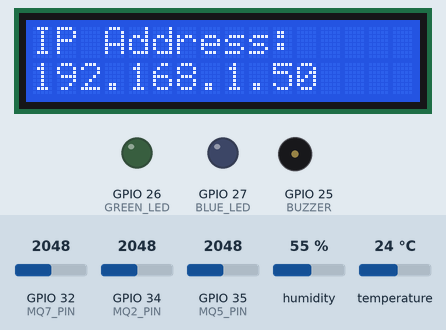
The sketch below on a simulated ESP32. Shown: 16×2 character LCD, output pins drawn as LEDs (lit = HIGH), buzzer (waves = sounding, pin HIGH). The test bench sets the inputs (shaded band); at power-on: GPIO 32 (MQ7_PIN) = 2048, GPIO 34 (MQ2_PIN) = 2048, GPIO 35 (MQ5_PIN) = 2048, humidity 55 %, temperature 24 °C. WiFi joins after 1.5 s; servers stay silent unless stated; what the sketch prints to the serial monitor is not drawn.

Above: at 1.7 s.
At 8.7 s:
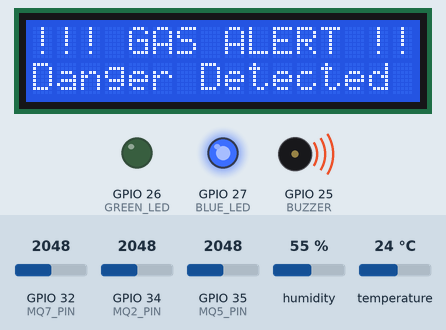
Timing chart, 0 to 10.2 s (numbered marks = the images above):
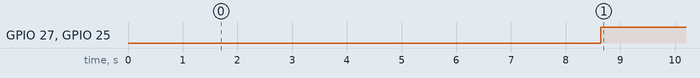

Measured:
- by itself, GPIO 27 (BLUE_LED), GPIO 25 (BUZZER): LOW → HIGH at 8.6 s
- what the display in image 0 shows lasts 7.1 s, from 1.6 s to 8.7 s

The sketch:

Air_web.ino
```cpp
/*
 * Smart Air Quality Monitoring System using ESP32
 * Features: Web Dashboard (HTML/CSS/JS), DHT11, MQ2, MQ5, MQ7, I2C LCD, Buzzer, LEDs
 * Author: Gemini IoT Developer
 */

#include <WiFi.h>
#include <ESPAsyncWebServer.h>
#include <AsyncTCP.h>
#include <Wire.h>
#include <LiquidCrystal_I2C.h>
#include "DHT.h"
#include <ArduinoJson.h>

// ======================== CONFIGURATION ========================
const char* ssid = "S";          // <--- ENTER YOUR WIFI NAME
const char* password = "YOUR_WIFI_PASSWORD";  // <--- ENTER YOUR WIFI PASSWORD

#define DHTPIN 4
#define DHTTYPE DHT11
#define MQ2_PIN 34
#define MQ5_PIN 35
#define MQ7_PIN 32
#define BUZZER 25
#define GREEN_LED 26
#define BLUE_LED 27

int threshold = 1000; // Gas detection threshold
// ===============================================================

// Objects
DHT dht(DHTPIN, DHTTYPE);
LiquidCrystal_I2C lcd(0x27, 16, 2);
AsyncWebServer server(80);

// Global Variables
float temperature = 0, humidity = 0;
int val_mq2 = 0, val_mq5 = 0, val_mq7 = 0;
bool isAlert = false;

// HTML/CSS/JS Content (Stored in PROGMEM to save RAM)
const char index_html[] PROGMEM = R"rawliteral(
<!DOCTYPE html>
<html lang="en">
<head>
    <meta charset="UTF-8">
    <meta name="viewport" content="width=device-width, initial-scale=1.0">
    <title>Smart Air Monitor | Pro Dash</title>
    <script src="https://cdn.jsdelivr.net/npm/chart.js"></script>
    <link href="https://cdnjs.cloudflare.com/ajax/libs/font-awesome/6.0.0/css/all.min.css" rel="stylesheet">
    <style>
        :root {
            --bg-dark: #0a0e14;
            --card-bg: #161b22;
            --neon-green: #00ff9d;
            --neon-red: #ff3e3e;
            --neon-blue: #00d4ff;
            --text-gray: #8b949e;
            --text-white: #f0f6fc;
        }

        * { margin: 0; padding: 0; box-sizing: border-box; font-family: 'Segoe UI', Tahoma, Geneva, Verdana, sans-serif; }
        body { background: var(--bg-dark); color: var(--text-white); overflow-x: hidden; }

        /* Loading Screen */
        #loader {
            position: fixed; top: 0; left: 0; width: 100%; height: 100%; background: var(--bg-dark);
            display: flex; flex-direction: column; justify-content: center; align-items: center; z-index: 1000;
            transition: opacity 0.5s;
        }
        .spinner { width: 50px; height: 50px; border: 5px solid var(--card-bg); border-top: 5px solid var(--neon-green); border-radius: 50%; animation: spin 1s linear infinite; }
        @keyframes spin { 0% { transform: rotate(0deg); } 100% { transform: rotate(360deg); } }

        /* Header */
        header {
            padding: 20px; background: rgba(22, 27, 34, 0.8); backdrop-filter: blur(10px);
            border-bottom: 1px solid #30363d; position: sticky; top: 0; z-index: 100;
            display: flex; justify-content: space-between; align-items: center;
        }
        .status-badge { padding: 8px 16px; border-radius: 20px; font-weight: bold; font-size: 0.8rem; display: flex; align-items: center; gap: 8px; }
        .safe { background: rgba(0, 255, 157, 0.1); color: var(--neon-green); border: 1px solid var(--neon-green); }
        .danger { background: rgba(255, 62, 62, 0.1); color: var(--neon-red); border: 1px solid var(--neon-red); animation: pulse 1.5s infinite; }
        @keyframes pulse { 0% { opacity: 1; } 50% { opacity: 0.5; } 100% { opacity: 1; } }

        /* Layout */
        .container { padding: 20px; max-width: 1400px; margin: 0 auto; }
        .grid { display: grid; grid-template-columns: repeat(auto-fit, minmax(280px, 1fr)); gap: 20px; margin-bottom: 20px; }

        /* Cards */
        .card { background: var(--card-bg); border-radius: 16px; padding: 20px; border: 1px solid #30363d; transition: transform 0.3s ease; }
        .card:hover { transform: translateY(-5px); border-color: #444c56; }
        .card-header { color: var(--text-gray); font-size: 0.9rem; margin-bottom: 15px; display: flex; align-items: center; gap: 10px; }
        .card-value { font-size: 2.2rem; font-weight: 700; color: var(--text-white); }
        .unit { font-size: 1rem; color: var(--text-gray); margin-left: 5px; }

        /* Charts Section */
        .chart-container { display: grid; grid-template-columns: 1fr 1fr; gap: 20px; }
        @media (max-width: 900px) { .chart-container { grid-template-columns: 1fr; } }
        .chart-card { background: var(--card-bg); border-radius: 16px; padding: 20px; border: 1px solid #30363d; height: 350px; }

        /* Info Section */
        .info-grid { display: grid; grid-template-columns: repeat(auto-fit, minmax(300px, 1fr)); gap: 20px; margin-top: 20px; }
        .info-card { background: #0d1117; padding: 20px; border-radius: 12px; border-left: 4px solid var(--neon-blue); }
        .info-card h4 { color: var(--neon-blue); margin-bottom: 10px; }
        .info-card p { font-size: 0.85rem; color: var(--text-gray); line-height: 1.5; }

        /* Log Table */
        .log-section { margin-top: 20px; overflow-x: auto; }
        table { width: 100%; border-collapse: collapse; background: var(--card-bg); border-radius: 12px; overflow: hidden; }
        th { background: #21262d; padding: 12px; text-align: left; color: var(--text-gray); font-size: 0.8rem; text-transform: uppercase; }
        td { padding: 12px; border-bottom: 1px solid #30363d; font-size: 0.9rem; }

        /* Alert Banner */
        #alert-banner {
            display: none; background: var(--neon-red); color: white; text-align: center;
            padding: 15px; font-weight: bold; position: fixed; bottom: 0; left: 0; width: 100%; z-index: 1000;
            box-shadow: 0 -5px 20px rgba(255, 62, 62, 0.4);
        }
    </style>
</head>
<body>
    <div id="loader">
        <div class="spinner"></div>
        <p style="margin-top:20px; color:var(--text-gray)">Connecting to Smart Air System...</p>
    </div>

    <header>
        <div>
            <h2 style="letter-spacing: 1px;"><i class="fas fa-wind" style="color:var(--neon-blue)"></i> SMART AIR MONITOR</h2>
            <p id="timestamp" style="font-size: 0.7rem; color:var(--text-gray); margin-top: 4px;">Syncing...</p>
        </div>
        <div id="status-box" class="status-badge safe">
            <i class="fas fa-check-circle"></i> AIR QUALITY NORMAL
        </div>
    </header>

    <div class="container">
        <div class="grid">
            <div class="card">
                <div class="card-header"><i class="fas fa-thermometer-half"></i> TEMPERATURE</div>
                <div class="card-value"><span id="temp">--</span><span class="unit">°C</span></div>
            </div>
            <div class="card">
                <div class="card-header"><i class="fas fa-tint"></i> HUMIDITY</div>
                <div class="card-value"><span id="hum">--</span><span class="unit">%</span></div>
            </div>
            <div class="card">
                <div class="card-header"><i class="fas fa-flask"></i> MQ2 (SMOKE/LPG)</div>
                <div class="card-value"><span id="mq2">--</span></div>
            </div>
            <div class="card">
                <div class="card-header"><i class="fas fa-vial"></i> MQ5 (NATURAL GAS)</div>
                <div class="card-value"><span id="mq5">--</span></div>
            </div>
            <div class="card">
                <div class="card-header"><i class="fas fa-radiation"></i> MQ7 (CARBON MONOXIDE)</div>
                <div class="card-value"><span id="mq7">--</span></div>
            </div>
        </div>

        <div class="chart-container">
            <div class="chart-card"><canvas id="tempHumChart"></canvas></div>
            <div class="chart-card"><canvas id="gasChart"></canvas></div>
        </div>

        <h3 style="margin: 30px 0 15px 0;">Sensor Intelligence</h3>
        <div class="info-grid">
            <div class="info-card">
                <h4>MQ2 Sensor</h4>
                <p>Detects LPG, Smoke, Methane, and Butane. Critical for fire safety and industrial leak monitoring.</p>
            </div>
            <div class="info-card">
                <h4>MQ5 Sensor</h4>
                <p>Sensitive to Natural Gas and LPG. Optimized for kitchen monitoring and domestic gas leak detection.</p>
            </div>
            <div class="info-card">
                <h4>MQ7 Sensor</h4>
                <p>Detects Carbon Monoxide (CO). Highly vital as CO is an odorless, colorless toxic gas.</p>
            </div>
        </div>

        <h3 style="margin: 30px 0 15px 0;">Live History Log</h3>
        <div class="log-section">
            <table>
                <thead>
                    <tr>
                        <th>Timestamp</th>
                        <th>Temp</th>
                        <th>Hum</th>
                        <th>MQ2</th>
                        <th>MQ5</th>
                        <th>MQ7</th>
                        <th>Status</th>
                    </tr>
                </thead>
                <tbody id="log-body"></tbody>
            </table>
        </div>
    </div>

    <div id="alert-banner">
        <i class="fas fa-exclamation-triangle"></i> DANGER: TOXIC GAS DETECTED! EVACUATE AREA
    </div>

    <script>
        const maxDataPoints = 20;
        let chartLabels = [];
        let tempData = [], humData = [];
        let mq2Data = [], mq5Data = [], mq7Data = [];

        // Initialize Charts
        const ctx1 = document.getElementById('tempHumChart').getContext('2d');
        const tempHumChart = new Chart(ctx1, {
            type: 'line',
            data: {
                labels: chartLabels,
                datasets: [
                    { label: 'Temp (°C)', data: tempData, borderColor: '#ff3e3e', tension: 0.4, fill: false },
                    { label: 'Hum (%)', data: humData, borderColor: '#00d4ff', tension: 0.4, fill: false }
                ]
            },
            options: { responsive: true, maintainAspectRatio: false, scales: { y: { grid: { color: '#30363d' } } } }
        });

        const ctx2 = document.getElementById('gasChart').getContext('2d');
        const gasChart = new Chart(ctx2, {
            type: 'bar',
            data: {
                labels: ['MQ2', 'MQ5', 'MQ7'],
                datasets: [{ label: 'Gas Concentration', data: [0,0,0], backgroundColor: ['#00ff9d', '#00d4ff', '#ff3e3e'] }]
            },
            options: { responsive: true, maintainAspectRatio: false }
        });

        async function fetchData() {
            try {
                const response = await fetch('/data');
                const data = await response.json();

                document.getElementById('loader').style.opacity = '0';
                setTimeout(() => document.getElementById('loader').style.display = 'none', 500);

                const now = new Date().toLocaleTimeString();
                document.getElementById('timestamp').innerText = "Last Updated: " + new Date().toLocaleString();

                // Update UI
                document.getElementById('temp').innerText = data.temperature;
                document.getElementById('hum').innerText = data.humidity;
                document.getElementById('mq2').innerText = data.mq2;
                document.getElementById('mq5').innerText = data.mq5;
                document.getElementById('mq7').innerText = data.mq7;

                // Handle Alerts
                const statusBox = document.getElementById('status-box');
                const alertBanner = document.getElementById('alert-banner');
                const isDanger = data.mq2 > 1000 || data.mq5 > 1000 || data.mq7 > 1000;

                if (isDanger) {
                    statusBox.className = "status-badge danger";
                    statusBox.innerHTML = '<i class="fas fa-biohazard"></i> DANGER DETECTED';
                    alertBanner.style.display = 'block';
                } else {
                    statusBox.className = "status-badge safe";
                    statusBox.innerHTML = '<i class="fas fa-check-circle"></i> AIR QUALITY NORMAL';
                    alertBanner.style.display = 'none';
                }

                // Update Charts
                if (chartLabels.length >= maxDataPoints) {
                    chartLabels.shift(); tempData.shift(); humData.shift();
                }
                chartLabels.push(now);
                tempData.push(data.temperature);
                humData.push(data.humidity);
                tempHumChart.update();

                gasChart.data.datasets[0].data = [data.mq2, data.mq5, data.mq7];
                gasChart.update();

                // Update Log
                const logBody = document.getElementById('log-body');
                const row = `<tr>
                    <td>${now}</td>
                    <td>${data.temperature}°C</td>
                    <td>${data.humidity}%</td>
                    <td>${data.mq2}</td>
                    <td>${data.mq5}</td>
                    <td>${data.mq7}</td>
                    <td style="color:${isDanger?'#ff3e3e':'#00ff9d'}">${isDanger?'DANGER':'SAFE'}</td>
                </tr>`;
                logBody.insertAdjacentHTML('afterbegin', row);
                if (logBody.children.length > 10) logBody.lastElementChild.remove();

            } catch (e) { console.error("Error fetching data", e); }
        }

        setInterval(fetchData, 2000);
    </script>
</body>
</html>
)rawliteral";

void setup() {
  Serial.begin(115200);

  // Pin setup
  pinMode(BUZZER, OUTPUT);
  pinMode(GREEN_LED, OUTPUT);
  pinMode(BLUE_LED, OUTPUT);

  // Initial states
  digitalWrite(BUZZER, LOW);
  digitalWrite(GREEN_LED, LOW);
  digitalWrite(BLUE_LED, LOW);

  // Start sensors
  dht.begin();

  // LCD setup
  lcd.init();
  lcd.backlight();
  lcd.setCursor(0, 0);
  lcd.print("Smart Air System");
  lcd.setCursor(0, 1);
  lcd.print("Connecting...");

  // WiFi Connection
  WiFi.begin(ssid, password);
  while (WiFi.status() != WL_CONNECTED) {
    delay(500);
    Serial.print(".");
  }

  // IP Display Logic (Requirement: 7 seconds)
  lcd.clear();
  lcd.setCursor(0, 0);
  lcd.print("IP Address:");
  lcd.setCursor(0, 1);
  lcd.print(WiFi.localIP());
  Serial.println("");
  Serial.println("WiFi connected.");
  Serial.println(WiFi.localIP());
  delay(7000); // Wait 7 seconds as requested

  // Web Server Routes
  server.on("/", HTTP_GET, [](AsyncWebServerRequest *request){
    request->send_P(200, "text/html", index_html);
  });

  server.on("/data", HTTP_GET, [](AsyncWebServerRequest *request){
    StaticJsonDocument<200> json;
    json["temperature"] = isnan(temperature) ? 0 : temperature;
    json["humidity"] = isnan(humidity) ? 0 : humidity;
    json["mq2"] = val_mq2;
    json["mq5"] = val_mq5;
    json["mq7"] = val_mq7;
    json["alert"] = isAlert;

    String response;
    serializeJson(json, response);
    request->send(200, "application/json", response);
  });

  server.begin();
}

void loop() {
  // Read Sensors
  temperature = dht.readTemperature();
  humidity = dht.readHumidity();
  val_mq2 = analogRead(MQ2_PIN);
  val_mq5 = analogRead(MQ5_PIN);
  val_mq7 = analogRead(MQ7_PIN);

  // Logic: Check if any sensor exceeds threshold
  isAlert = (val_mq2 > threshold || val_mq5 > threshold || val_mq7 > threshold);

  if (isAlert) {
    // ALERT MODE
    digitalWrite(BUZZER, HIGH);
    digitalWrite(GREEN_LED, LOW);
    digitalWrite(BLUE_LED, HIGH);

    lcd.clear();
    lcd.setCursor(0, 0);
    lcd.print("!!! GAS ALERT !!!");
    lcd.setCursor(0, 1);
    lcd.print("Danger Detected");
  }
  else {
    // NORMAL MODE
    digitalWrite(BUZZER, LOW);
    digitalWrite(GREEN_LED, HIGH);
    digitalWrite(BLUE_LED, LOW);

    lcd.setCursor(0, 0);
    lcd.print("Smart Air Sys  ");
    lcd.setCursor(0, 1);
    lcd.print("T:");
    lcd.print((int)temperature);
    lcd.print("C H:");
    lcd.print((int)humidity);
    lcd.print("%    ");
  }

  // Serial Debug
  Serial.printf("T: %.1f H: %.1f | MQ2: %d MQ5: %d MQ7: %d\n", temperature, humidity, val_mq2, val_mq5, val_mq7);

  delay(2000); // 2-second update interval
}
```
